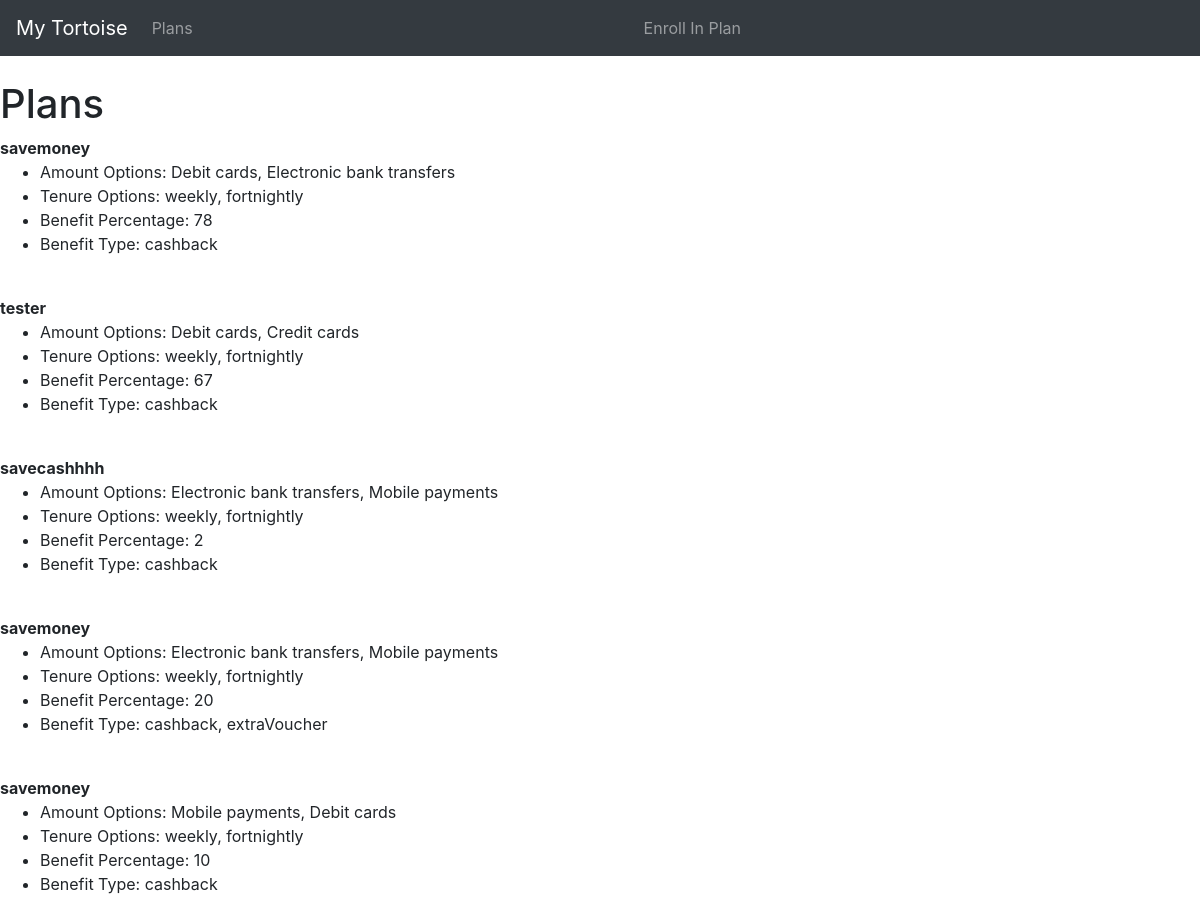
The app's page /plans with its own data.
### plans/models.py (models this page shows)
class  Plan(models.Model):
  AMOUNTCHOICE = {
    (0, 'Debit cards'),
    (1, 'Credit cards'),
    (2, 'Mobile payments'),
    (3, 'Electronic bank transfers'),
  }
  TENTURECHOICE = (
    (0, 'weekly'),
    (1, 'fortnightly'),
    (2, 'quarterly'),
)
  BENIFITCHOICE = (
    (0, 'cashback'),
    (1, 'extraVoucher'),
)
  planName = models.CharField('Plan Name', max_length=200)
  amountOptions = MultiSelectField(choices=AMOUNTCHOICE, max_choices=3, max_length=3)
  tenureOptions = MultiSelectField(choices=TENTURECHOICE, max_choices=3, max_length=3)
  benefitPercentage = models.IntegerField()
  benefitType = MultiSelectField(choices=BENIFITCHOICE, max_choices=3, max_length=3)
  def __str__(self):
    return self.planName

### plans/views.py (the view)
# urls.py: path('plans', views.all_plans, name="list-plans"),
def all_plans(request):
  plan_list = Plan.objects.all()
  return render(request, 'plans/plans_list.html',
         { 'plan_list': plan_list })

### plans/templates/plans/plans_list.html
{% extends 'plans/base.html' %}
{% block content %}
 <h1>Plans</h1>
   {% for plan in plan_list %}
   <strong>{{ plan }}</strong>
   <ul>
      <li>Amount Options: {{ plan.get_amountOptions_display }}</li>
      <li>Tenure Options: {{ plan.get_tenureOptions_display }}</li>
      <li>Benefit Percentage: {{ plan.benefitPercentage }}</li>
      <li>Benefit Type: {{ plan.get_benefitType_display }}</li>
   </ul>
   <br/>
   {% endfor %}
 {% endblock %}

### plans/templates/plans/base.html (shortened to what this page needs)
<!doctype html>
<html lang="en">
  <head>
    <link rel="stylesheet" href="https://cdn.jsdelivr.net/npm/bootstrap@4.4.1/dist/css/bootstrap.min.css">
  </head>
  <body>
    {% include 'plans/navbar.html' %}
    <br/>
    {% block content %}
    {% endblock %}
  </body>
</html>

### plans/templates/plans/navbar.html (shortened to what this page needs)
<nav class="navbar navbar-expand-lg navbar-dark bg-dark">
  <a class="navbar-brand" href="{% url 'list-plans' %}">My Tortoise</a>
  <div class="collapse navbar-collapse" id="navbarSupportedContent">
    <ul class="navbar-nav mr-auto">
      <li class="nav-item">
        <a class="nav-link" href="{% url 'list-plans' %}">Plans</a>
      </li>
    </ul>
    <ul class="navbar-nav mr-auto">
      <li class="nav-item">
        <a class="nav-link" href="{% url 'add-customer_goal' %}">Enroll In Plan</a>
      </li>
    </ul>
  </div>
</nav>

### records on screen
Plan: planName "savemoney", amountOptions "Debit cards, Electronic bank transfers", tenureOptions "weekly, fortnightly", benefitPercentage "78", benefitType "cashback"
Plan: planName "tester", amountOptions "Debit cards, Credit cards", tenureOptions "weekly, fortnightly", benefitPercentage "67", benefitType "cashback"
Plan: planName "savecashhhh", amountOptions "Electronic bank transfers, Mobile payments", tenureOptions "weekly, fortnightly", benefitPercentage "2", benefitType "cashback"
Plan: planName "savemoney", amountOptions "Electronic bank transfers, Mobile payments", tenureOptions "weekly, fortnightly", benefitPercentage "20", benefitType "cashback, extraVoucher"
Plan: planName "savemoney", amountOptions "Mobile payments, Debit cards", tenureOptions "weekly, fortnightly", benefitPercentage "10", benefitType "cashback"
